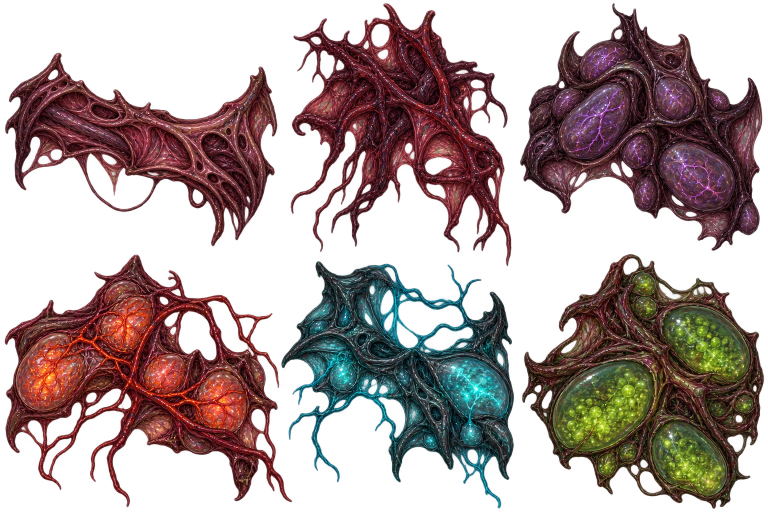
#> input picture assets/source/ship-tissue-generated.png, 1536 x 1024 px (shown at 1/2 size); the run also reads 1 picture not shown here
$ python build_ship_tissue_art.py
#> lines starting #> are read from the running program, lines starting #| are printed output that depends on the picture
"""Pack the generated transparent living-ship art into native 256px atlas cells.

Source image and exact imagegen prompt remain in the repository. This tool only
slices, trims transparent gutters, uniformly scales and packs the generated art;
it does not paint replacement details or change the existing shared atlas.
"""
from pathlib import Path
import hashlib
import json
from PIL import Image

ROOT = Path(__file__).resolve().parents[1]
SOURCE = ROOT / "assets/source/ship-tissue-generated.png"
OUTPUT = ROOT / "assets/art/ship_tissue.png"
MANIFEST = ROOT / "assets/art/ship_tissue_manifest.json"
PROMPT = "Create a production-ready 2D game environmental sprite sheet for a living alien organic spaceship, dark detailed pixel-art-compatible hand painted style, with richly textured flesh, sinew, wet highlights, chitin and bioluminescent veins. STRICT orthographic TOP-DOWN view, like looking straight down at the cut-open cross section of a biological spaceship. NO perspective, NO isometric, NO side-view walls. Exactly SIX isolated sprites in a regular THREE-COLUMN TWO-ROW grid with large even transparent gutters, each object entirely inside its own square cell, no overlaps between cells. Transparent background everywhere except the objects. Palette deep burgundy, black plum, dried rose with selective glowing colored veins. Every sprite has an irregular tangled silhouette with lots of small flesh wrinkles and fine branching fibers. Strong shaded material detail, not vector art, not outlines, no regular repeated patterns. Sprite row1 col1: long curved burgundy structural rib and membrane segment, woven layered bone-like sinew plates, approximately horizontal and occupying 85 percent cell width, irregular tapered tips. Row1 col2: dense tangled organic structural ROOT MASS with interwoven maroon sinew tendrils, asymmetrical irregular shape with a few roots reaching downwards. Row1 col3: a cluster of dark purple living shell and fleshy bladder nodules with dim violet blood vessels, no central circular platform, asymmetrical cluster. Row2 col1: orange-red pulsing vascular wall cluster composed of fleshy heart-like chambers and wrinkled membranes connected by gnarled red veins, irregular spread. Row2 col2: cyan bioluminescent living membrane and dark teal rib cluster with small translucent sacs and winding thin blue tendrils, irregular spread. Row2 col3: green bioluminescent RESOURCE SAC cluster of several translucent dark-green pods filled with glowing granular material, joined by brown tendons. No characters, no people, no human body, no creatures with faces, no computer, no terminal, no portal, no UI, no text, no icons, no floor tiles, no flat colored shadows or background. Detailed organic game art that can be densely overlapped along the contour of rooms to build richly textured living walls, each 256x256 destination cell. Emphasize tangibly textured richly shaded sinew and membrane material and avoid slick procedural schematic appearance."
CELL = 256
NAMES = [
    ["rib_membrane", "root_mass", "purple_nodules"],
    ["orange_vascular", "cyan_membrane", "green_resource_sacs"],
]
# Measured transparent gutters preserve the rib's tapered right tip and the
# root's longest lower tendrils; the generator did not use exact grid thirds.
SOURCE_BOUNDS = [
    [(0, 0, 568, 512), (568, 0, 1034, 530), (1034, 0, 1536, 512)],
    [(0, 512, 588, 1024), (588, 530, 1034, 1024), (1034, 512, 1536, 1024)],
]

def main():
    source = Image.open(SOURCE).convert("RGBA")
#> source is the input picture: PIL image 1536x1024 RGBA; mean R, G, B, A 72.4, 44.3, 44.6, 117.2
    alpha_min, alpha_max = source.getchannel("A").getextrema()
#> alpha_min = 0; alpha_max = 254
    if alpha_min != 0 or alpha_max < 240:
        raise ValueError("Generated tissue source must retain genuine transparency")
    atlas = Image.new("RGBA", (CELL * 3, CELL * 2))
#> atlas: PIL image 768x512 RGBA; every value is 0
    sprites = {}
    for y in range(2):
        for x in range(3):
            bounds = SOURCE_BOUNDS[y][x]
            cell = source.crop(bounds)
            visible = cell.getchannel("A").point(lambda a: 255 if a > 24 else 0).getbbox()
            if not visible:
                raise ValueError(f"Empty generated tissue cell {x},{y}")
            sprite = cell.crop(visible)
            factor = min(244 / sprite.width, 244 / sprite.height)
            size = (max(1, round(sprite.width * factor)), max(1, round(sprite.height * factor)))
            sprite = sprite.resize(size, Image.Resampling.LANCZOS)
            atlas.alpha_composite(sprite, (
                x * CELL + (CELL - sprite.width) // 2,
                y * CELL + (CELL - sprite.height) // 2,
            ))
            sprites[NAMES[y][x]] = {"cell": [x, y], "source_bounds": list(bounds)}
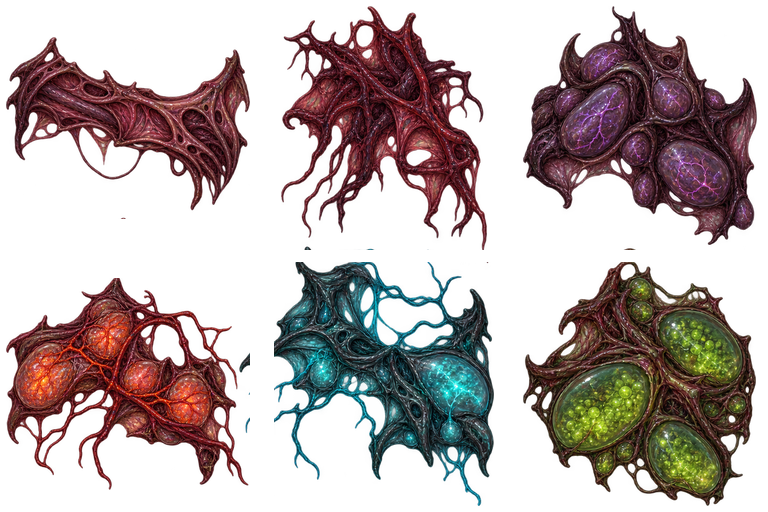
#> atlas: PIL image 768x512 RGBA; mean R, G, B, A 36.7, 24, 23, 102.6; transparent parts drawn white
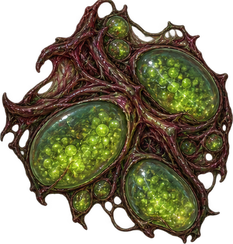
#> sprite: PIL image 233x244 RGBA; mean R, G, B, A 53.6, 47.8, 24.9, 160.9; transparent parts drawn white
#> after the loop, sprites = 6 items
    OUTPUT.parent.mkdir(parents=True, exist_ok=True)
    previous = Image.open(OUTPUT).convert("RGBA") if OUTPUT.exists() else None
    if previous is None or previous.size != atlas.size or previous.tobytes() != atlas.tobytes():
        atlas.save(OUTPUT)
    data = {
        "source": "assets/source/ship-tissue-generated.png",
        "source_sha256": hashlib.sha256(SOURCE.read_bytes()).hexdigest(),
        "atlas": "assets/art/ship_tissue.png",
        "atlas_sha256": hashlib.sha256(OUTPUT.read_bytes()).hexdigest(),
        "size": list(atlas.size),
        "cell_size": [CELL, CELL],
        "view": "strict orthographic top-down",
        "generation_tool": "image_gen.imagegen",
        "transparent_background": True,
        "prompt": PROMPT,
        "assembly": "python tools/build_ship_tissue_art.py",
        "sprites": sprites,
    }
    MANIFEST.write_text(json.dumps(data, ensure_ascii=False, indent=2) + "\n", encoding="utf-8")
    print("SHIP_TISSUE_ART_OK", atlas.size, "6 transparent cells")
#| SHIP_TISSUE_ART_OK (768, 512) 6 transparent cells

if __name__ == "__main__":
    main()
